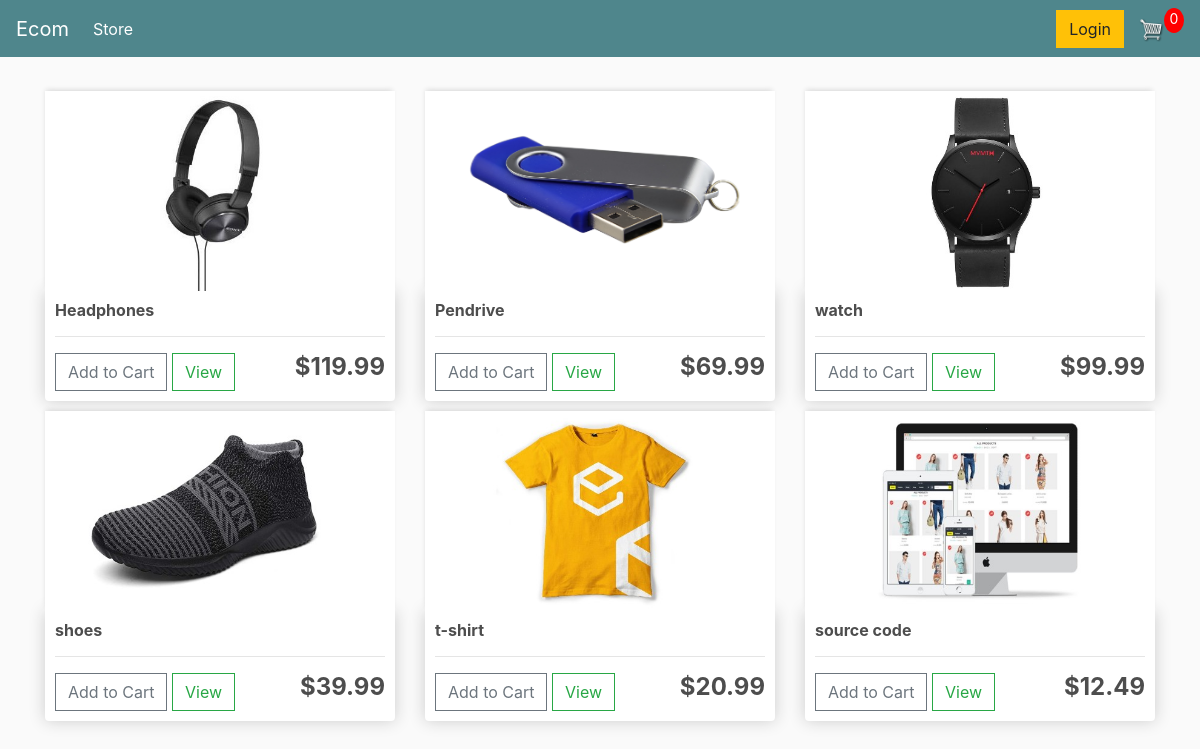
The page / on the database its author committed.
### store/models.py (models this page shows, shortened)
class Product(models.Model):
	name = models.CharField(max_length=200)
	price = models.FloatField()
	digital = models.BooleanField(default=False,null=True, blank=True)
	image = models.ImageField(null=True, blank=True)
	@property
	def imageURL(self):
		try:
			url = self.image.url
		except:
			url = ''
		return url

### store/views.py (the view)
# urls.py: path('', include('store.urls')),
def store(request):
	data = cartData(request)
	cartItems = data['cartItems']
	order = data['order']
	items = data['items']
	products = Product.objects.all()
	context = {'products':products, 'cartItems':cartItems}
	return render(request, 'store/store.html', context)

### store/utils.py (called while the page is built, shortened)
def cookieCart(request):
	try:
		cart = json.loads(request.COOKIES['cart'])
	except:
		cart = {}
		print('CART:', cart)
	items = []
	order = {'get_cart_total':0, 'get_cart_items':0, 'shipping':False}
	cartItems = order['get_cart_items']
	return {'cartItems':cartItems ,'order':order, 'items':items}

def cartData(request):
	if request.user.is_authenticated:
		customer = request.user.customer
		order, created = Order.objects.get_or_create(customer=customer, complete=False)
		items = order.orderitem_set.all()
		cartItems = order.get_cart_items
	else:
		cookieData = cookieCart(request)
		cartItems = cookieData['cartItems']
		order = cookieData['order']
		items = cookieData['items']
	return {'cartItems':cartItems ,'order':order, 'items':items}

### store/templates/store/store.html
{% extends 'store/main.html' %}
{% load static %}
{% block content %}
	<div class="row">
		{% for product in products %}
		<div class="col-lg-4">
			<img class="thumbnail" src="{{product.imageURL}}">
			<div class="box-element product">
				<h6><strong>{{product.name}}</strong></h6>
				<hr>
				<button data-product="{{product.id}}" data-action="add" class="btn btn-outline-secondary add-btn update-cart">Add to Cart</button>
				<a class="btn btn-outline-success" href="#">View</a>
				<h4 style=" float:right;"><strong>${{product.price}}</strong></h4>
			</div>
		</div>
		{% endfor %}
	</div>
{% endblock content %}

### store/templates/store/main.html (shortened to what this page needs)
<!DOCTYPE html>
{% load static %}
<html>
<head>
	<link rel="stylesheet" href="https://stackpath.bootstrapcdn.com/bootstrap/4.4.1/css/bootstrap.min.css">
	<link rel="stylesheet" type="text/css" href="{% static 'css/main.css' %}">
</head>
<body>
	<nav class="navbar navbar-expand-lg navbar-dark bg-dark">
	  <a class="navbar-brand" href="{% url 'store' %}">Ecom</a>
	  <div class="collapse navbar-collapse" id="navbarSupportedContent">
	    <ul class="navbar-nav mr-auto">
	      <li class="nav-item active">
	        <a class="nav-link" href="{% url 'store' %}">Store <span class="sr-only">(current)</span></a>
	      </li>
	    </ul>
	    <div class="form-inline my-2 my-lg-0">
	     	<a href="#"class="btn btn-warning">Login</a>
	     	<a href="{% url 'cart' %}">
	    		<img  id="cart-icon" src="{% static 'images/cart.png' %}">
	    	</a>
	    	<p id="cart-total">{{cartItems}}</p>
	    </div>
	  </div>
	</nav>
     <div class="container">
            <br>
            {% block content %}
            {% endblock content %}
         </div>
</body>
</html>

### static/css/main.css (style rules this page uses)
body { background-color: hsl(0, 0%, 98%); }
h1,h2,h3,h4,h5,h6 { color:hsl(0, 0%, 30%); }
.box-element { box-shadow:hsl(0, 0%, 80%) 0 0 16px; background-color: #fff; border-radius: 4px; padding: 10px; }
.thumbnail { width: 100%; height: 200px; -webkit-box-shadow: -1px -3px 5px -2px rgba(214,214,214,1); -moz-box-shadow: -1px -3px 5px -2px rgba(214,214,214,1); box-shadow: -1px -3px 5px -2px rgba(214,214,214,1); }
.product { border-radius: 0 0 4px 4px; }
.bg-dark { background-color: #4f868c!important; }
#cart-icon { width:25px; display: inline-block; margin-left: 15px; }
#cart-total { display: block; text-align: center; color:#fff; background-color: red; width: 20px; height: 25px; border-radius: 50%; font-size: 14px; }
.col-lg-4, .col-lg-6, .col-lg-8, .col-lg-12 { margin-top: 10px; }
.btn { border-radius: 0; }

### rows shown on the page
Product: imageURL (picture), name "Headphones", price "119.99"
Product: imageURL (picture), name "Pendrive", price "69.99"
Product: imageURL (picture), name "watch", price "99.99"
Product: imageURL (picture), name "shoes", price "39.99"
Product: imageURL (picture), name "t-shirt", price "20.99"
Product: imageURL (picture), name "source code", price "12.49"

### other values the page prints
{{ cartItems }} "0"
